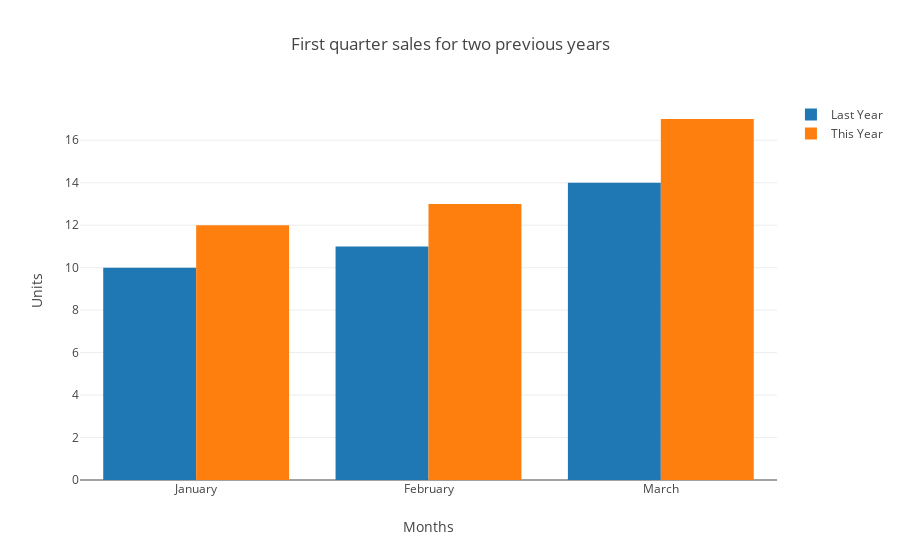

Source (notebook cell):
### Markdown cell above
# Grouped Bar Charts

### Code cell
trace0 = go.Bar(
    x = ['January','February','March'],
    y = [10, 11, 14],
    name = "Last Year"
)

trace1 = go.Bar(
    x = ['January','February','March'],
    y = [12, 13, 17],
    name = "This Year"
)

data = [trace0, trace1]

layout = {
    "title":"First quarter sales for two previous years",
    "xaxis": {"title":"Months"},
    "yaxis": {"title":"Units"},
    "barmode":"group"
}

py.iplot({"data":data, "layout":layout})

### Figure 1 — Plotly figure (JSON) as saved in the notebook; plotly's stock layout.template omitted (floating-point values rounded to 4 significant figures)
{"data": [{"name": "Last Year", "type": "bar", "uid": "d8ac9a2d-f9b5-4507-a519-ec6cbf1f3472", "x": ["January", "February", "March"], "y": [10, 11, 14]}, {"name": "This Year", "type": "bar", "uid": "9bfae8b8-e6c0-4c7b-aa9a-eb59bc0fca99", "x": ["January", "February", "March"], "y": [12, 13, 17]}], "layout": {"autosize": true, "barmode": "group", "title": {"text": "First quarter sales for two previous years"}, "xaxis": {"autorange": true, "range": [-0.5, 2.5], "title": {"text": "Months"}, "type": "category"}, "yaxis": {"autorange": true, "range": [0, 17.89], "title": {"text": "Units"}, "type": "linear"}}}
